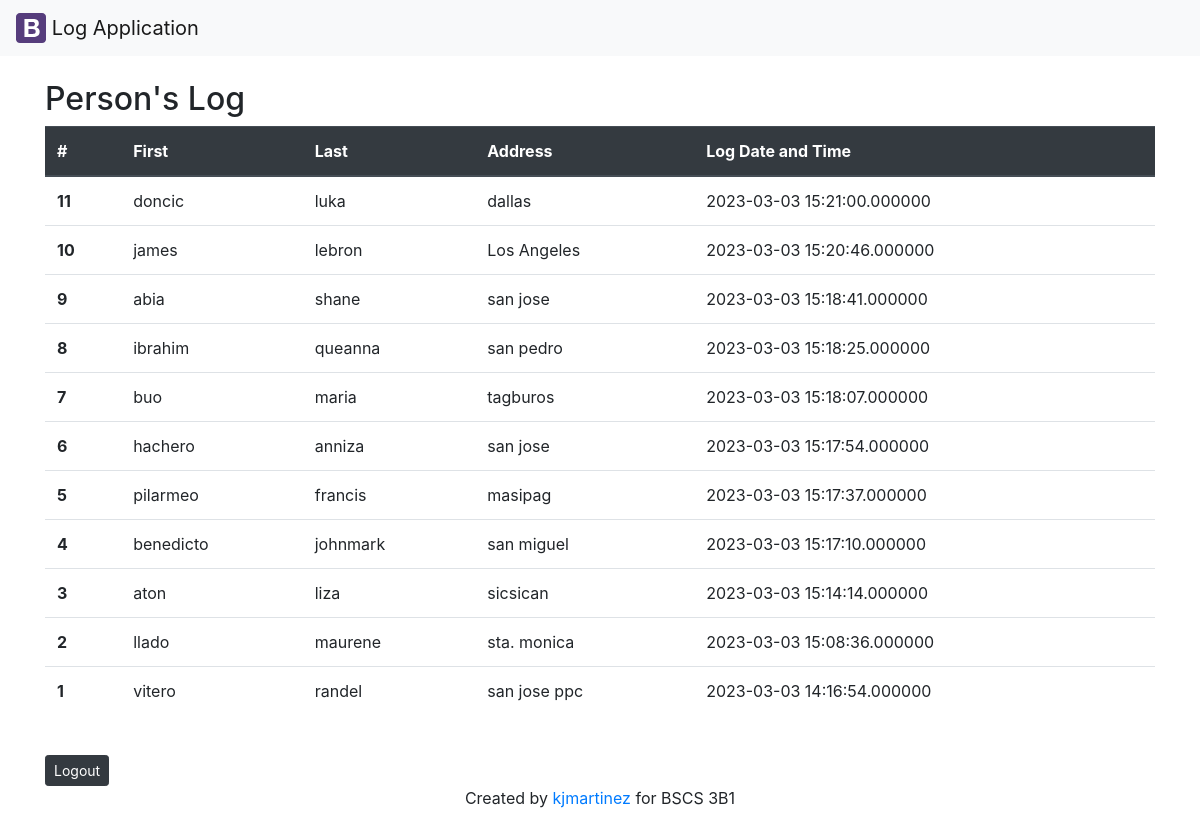
/guestbook-list.php, run on the app's committed database.
### tables this page shows
CREATE TABLE `person` (
  `Person_ID` int(255) NOT NULL,
  `lastname` varchar(255) NOT NULL,
  `firstname` varchar(255) NOT NULL,
  `address` varchar(255) NOT NULL,
  `logdt` datetime(6) NOT NULL
);

### guestbook-list.php (the view, shortened to what this page needs)
<?php
require('config/db.php');
$myquery ='SELECT * FROM person ORDER BY Person_ID DESC';
$res = mysqli_query($conn, $myquery);
$persons = mysqli_fetch_all($res, MYSQLI_ASSOC);
?>
<?php include('inc/header.php'); ?>
	<div class="container">
    <br/>
		<h2>Person's Log</h2>
        <table class="table">
                <thead class="thead-dark">
                    <tr>
                    <th scope="col">#</th>
                    <th scope="col">First</th>
                    <th scope="col">Last</th>
                    <th scope="col">Address</th>
                    <th scope="col">Log Date and Time</th>
                    </tr>
                </thead>
			<div class="well">
                <tbody>
                <?php foreach($persons as $person) : ?>
                    <tr>
                    <th scope="row"><?php echo $person['Person_ID'];?></th>
                    <td><?php echo $person['lastname'];?></td>
                    <td><?php echo $person['firstname'];?></td>
                    <td><?php echo $person['address'];?></td>
                    <td><?php echo $person['logdt'];?></td>
                    </tr>
                <?php endforeach; ?>
                </tbody>
            </div>
        </table>
        <br/>
            <button type="button" class="btn btn-dark btn-sm" onclick="document.location='guestbook-login.php'">Logout</button>
</div>
<?php include('inc/footer.php'); ?>

### inc/header.php (shortened to what this page needs)
<!DOCTYPE html>
<html lang="en">
<head>
  <link rel="stylesheet" href="https://maxcdn.bootstrapcdn.com/bootstrap/4.5.2/css/bootstrap.min.css">
</head>
<body class="d-flex flex-column min-vh-100">
	<?php include('navbar.php'); ?>

### inc/navbar.php
<nav class="navbar navbar-light bg-light">
  <a class="navbar-brand" href="#">
    <img src="img/bootstrap.svg" width="30" height="30" class="d-inline-block align-top" alt="" loading="lazy">
    Log Application
  </a>
</nav>

### inc/footer.php
<footer class="mastfoot mt-auto" style="text-align: center;">
    <div class="inner">
      <p>Created by <a href="https://github.com/kjvmartinez">kjmartinez</a> for BSCS 3B1</p>
    </div>
</footer>
  </body>
</html>

### data on the page
person: Person_ID "11", lastname "doncic", firstname "luka", address "dallas", logdt "2023-03-03 15:21:00.000000"
person: Person_ID "10", lastname "james", firstname "lebron", address "Los Angeles", logdt "2023-03-03 15:20:46.000000"
person: Person_ID "9", lastname "abia", firstname "shane", address "san jose", logdt "2023-03-03 15:18:41.000000"
person: Person_ID "8", lastname "ibrahim", firstname "queanna", address "san pedro", logdt "2023-03-03 15:18:25.000000"
person: Person_ID "7", lastname "buo", firstname "maria", address "tagburos", logdt "2023-03-03 15:18:07.000000"
person: Person_ID "6", lastname "hachero", firstname "anniza", address "san jose", logdt "2023-03-03 15:17:54.000000"
person: Person_ID "5", lastname "pilarmeo", firstname "francis", address "masipag", logdt "2023-03-03 15:17:37.000000"
person: Person_ID "4", lastname "benedicto", firstname "johnmark", address "san miguel", logdt "2023-03-03 15:17:10.000000"
person: Person_ID "3", lastname "aton", firstname "liza", address "sicsican", logdt "2023-03-03 15:14:14.000000"
person: Person_ID "2", lastname "llado", firstname "maurene", address "sta. monica", logdt "2023-03-03 15:08:36.000000"
person: Person_ID "1", lastname "vitero", firstname "randel", address "san jose ppc", logdt "2023-03-03 14:16:54.000000"
